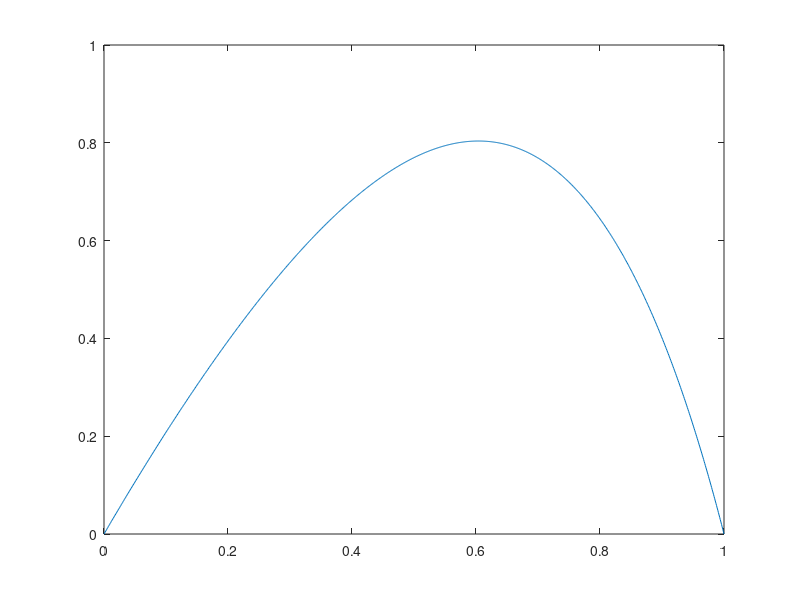

The MATLAB script that drew this image:
%To Solve the differential equation -u'' + f(x,u) = 0

%Assigning maximun number of iterations
k_MAX=100;
%Assigning Tolerance Limit
TOL=10^-6;
%Taking arbitrary number of intervals N=6
N=1000;
% Let the length of one division be h
h=1/N;
% x is a vector with N+1 number of equidistant points from 0 to 1
x=linspace(0,1,N+1)';
x=x(2:N);
%Taking initial guess U0
U0=zeros(N-1,1);
%Defining alpha
alpha=linspace(0.1,1,10);
%Definig the Residual matrix
res = [];

%Method 3 - Damped Newton's Method
f=@(x,U0)((U0-4)./(5-U0)-exp(3.*x));
fu=@(x,U0)((5-U0).^-2);

%Creating A matrix
principalDiag_A=[(-2/(h^2))*(ones(N-1,1))];
lowerDiag_A=[(1/(h^2))*(ones(N-1,1))];
upperDiag_A=[(1/(h^2))*(ones(N-1,1))];
A=spdiags([lowerDiag_A principalDiag_A upperDiag_A],-1:1,N-1,N-1);

%Creating A1 matrix
lowerDiag_A1=[(-1/(h^2))*(ones(N-1,1))];
upperDiag_A1=[(-1/(h^2))*(ones(N-1,1))];

for iterations_performed = 1:k_MAX
    principalDiag_A1=[(2/h^2+fu(x,U0)).*ones(N-1,1)];
    rhs=A*U0-f(x,U0);
    A1=spdiags([lowerDiag_A1 principalDiag_A1 upperDiag_A1],-1:1,N-1,N-1);
    v=A1\rhs;
    for j = 1:length(alpha)
       U1=U0+alpha(j)*v;
       res = [res max(abs(-A*U1+f(x,U1)))];
    end
    index = find(res==min(res));
    res = [];
    U1 = U0+alpha(index).*v;
    if(max(abs(U1-U0))>TOL)
        flag_Method3=0;
        U0=U1;
    else
        flag_Method3=1;
        break;
    end    
end
U1=[0; U1; 0];
x=linspace(0,1,N+1);
figure(16);
plot(x,U1);